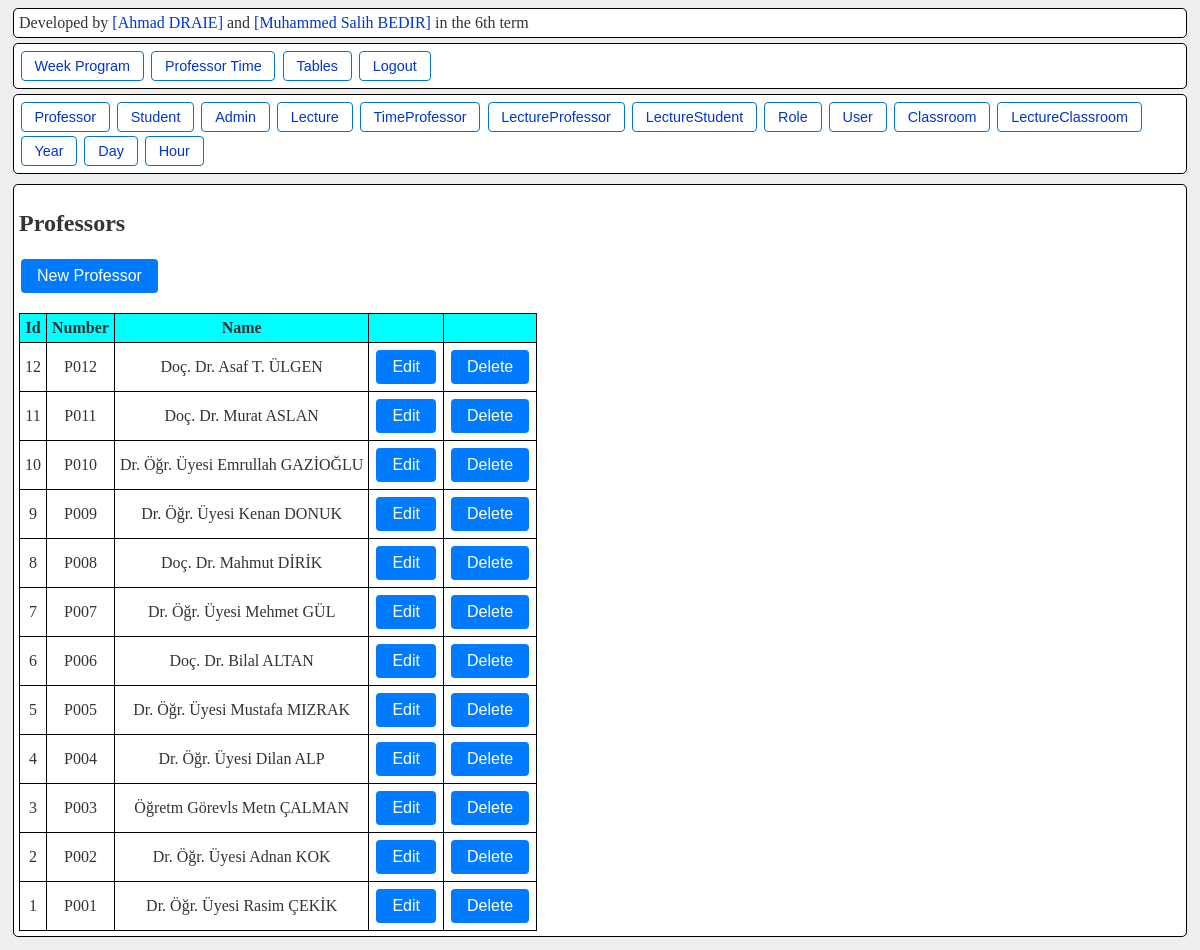
The app's page /table/professor/ (signed in) with its own data.
### models.py (models this page shows)
class Professor(db.Model):
    id = db.Column(db.Integer, primary_key=True)
    number = db.Column(db.String, unique=True, nullable=False)
    name = db.Column(db.String, nullable=False)

### routes/models.py (the view)
    @bp.route('/')
    @login_required
    def index():
        if current_user.role_id != 1:
            return "Unauthorized.", 401
        items = model.query.order_by(model.id.desc()).all()
        columns = get_columns(model)
        return render_template(
            f'{template_prefix}/list.html',
            items=items,
            model_name=name.capitalize(),
            columns=columns,
            used_models=used_models
        )

### app.py (called while the page is built)
@login_manager.user_loader
def load_user(user_id):
    return db.session.get(User, int(user_id))

### routes/models.py (called while the page is built)
def get_columns(model):
    return [
        column.name
        for column in model.__table__.columns
    ]

### templates/tables/list.html
{% extends 'table_editor_base.html' %}
{% block content %}
  <h2>{{ model_name }}s</h2>
  <div>
    <a href="{{ url_for(request.endpoint.replace('.index', '.create')) }}">
      <button class="button-blue">New {{ model_name }}</button>
    </a>
  </div>
  <br>
  {% if items %}
    <table>
      <thead>
        <tr>
          {% for col in columns %}
            <th>
              {% if col.endswith('_id') %}
                {{ col[:-3]|capitalize }}
              {% else %}
                {{ col|capitalize }}
              {% endif %}
            </th>
          {% endfor %}
          <th class="button-column"></th>
          <th class="button-column"></th>
        </tr>
      </thead>
      <tbody>
        {% for item in items %}
          <tr>
            {% for col in columns %}
              <td>
                {% if col.endswith('_id') %}
                  {% set obj = getattr(item, col[:-3]) %}
                  {% if obj.name is defined %}
                    {{ obj.name }}
                  {% else %}
                    {{ obj.id }}
                  {% endif %}
                {% else %}
                  {{ getattr(item, col) }}
                {% endif %}
            </td>
            {% endfor %}
            <td>
              <a href="{{ url_for(request.endpoint.replace('.index', '.edit'), id=item.id) }}">
                <button class="button-blue">Edit</button>
              </a>
            </td>
            <td>
              <a href="{{ url_for(request.endpoint.replace('.index', '.delete'), id=item.id) }}">
                <button class="button-blue">Delete</button>
              </a>
            </td>
          </tr>
        {% endfor %}
      </tbody>
    </table>
  {% else %}
    <p>No {{ model_name|lower }}s defined yet.</p>
  {% endif %}
{% endblock %}

### static/style.css (style rules this page uses)
:root { --bg-color: #eee; --border-color: #ccc; --primary-color: #0077cc; --primary-light: #e6f4ff; --text-color: #333; --link-color: #0077cc; --link-color: #0036cc; --link-hover-bg: #e6f4ff; --selected-bg: #cce5ff; --break-bg: #f0f0f0; --area-bg: #fff; --row-even-bg: #f9f9f9; }
body { background-color: var(--bg-color); color: var(--text-color); }
table { border-collapse: collapse; }
td, tr, th { border: 1px solid black; padding: 5px; text-align: center; vertical-align: middle; }
tr th { background-color: aqua; }
button { margin: 2px; }

### static/crud_table.css (style rules this page uses)
div > a { text-decoration: none; }
.button-blue { background-color: #007bff; color: #fff; border: none; border-radius: 4px; padding: 0.5rem 1rem; font-size: 1rem; cursor: pointer; transition: background-color 0.2s ease; }
.button-column { text-align: left; width: 0; }

### records on screen
Professor: id "12" "P012" "Doç. Dr. Asaf T. ÜLGEN"
Professor: id "11" "P011" "Doç. Dr. Murat ASLAN"
Professor: id "10" "P010" "Dr. Öğr. Üyesi Emrullah GAZİOĞLU"
Professor: id "9" "P009" "Dr. Öğr. Üyesi Kenan DONUK"
Professor: id "8" "P008" "Doç. Dr. Mahmut DİRİK"
Professor: id "7" "P007" "Dr. Öğr. Üyesi Mehmet GÜL"
Professor: id "6" "P006" "Doç. Dr. Bilal ALTAN"
Professor: id "5" "P005" "Dr. Öğr. Üyesi Mustafa MIZRAK"
Professor: id "4" "P004" "Dr. Öğr. Üyesi Dilan ALP"
Professor: id "3" "P003" "Öğretm Görevls Metn ÇALMAN"
Professor: id "2" "P002" "Dr. Öğr. Üyesi Adnan KOK"
Professor: id "1" "P001" "Dr. Öğr. Üyesi Rasim ÇEKİK"

### other values on screen
{{ item.__name__ }} "Professor" "Student" "Admin" "Lecture" "TimeProfessor" "LectureProfessor" "LectureStudent" "Role" "User" "Classroom" "LectureClassroom" "Year" "Day" "Hour"
{{ model_name }} "Professor"
{{ col|capitalize }} "Id" "Number" "Name"
